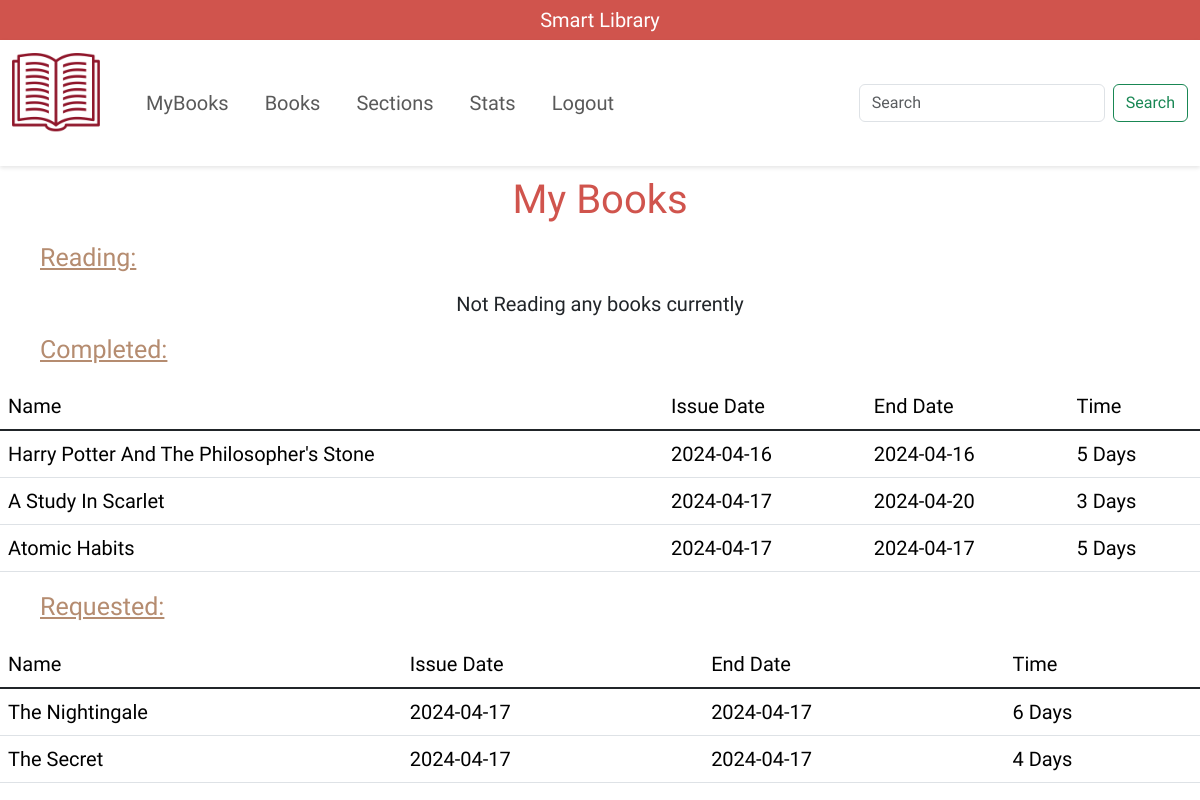
Page /my-books (signed in) on the committed database.
### application/models.py (models this page shows)
class Book_Issues(db.Model):
    issue_id = db.Column(db.Integer(), primary_key=True)
    issue_date = db.Column(db.Date(), nullable=False)
    end_date = db.Column(db.Date(), nullable=False)
    status = db.Column(db.String(), nullable=False, default="pending")
    user_id = db.Column(db.Integer(), ForeignKey('user.user_id'))
    book_id = db.Column(db.Integer(), ForeignKey('books.book_id'))
    user = relationship("User", backref="user_book_issues")
    book = relationship("Books", backref="book_book_issues")

class Books(db.Model):
    book_id = db.Column(db.Integer(), primary_key=True)
    name = db.Column(db.String(), nullable=False, unique=True)
    author = db.Column(db.String(), nullable=False)
    issue_time = db.Column(db.Integer(), nullable=False)
    genre = db.Column(db.String())
    pdf = db.Column(db.String())
    image = db.Column(db.String())
    content = db.Column(db.String())
    section_id = db.Column(db.Integer(), ForeignKey('section.section_id'))
    status = db.Column(db.Integer(), nullable=False, default=1)
    section = relationship("Section", backref="books")

### application/controllers.py (the view, shortened to what this page needs)
@app.route("/my-books")
def My_Books():
    if not session.get("name"):
        return redirect("/logout")
    user_id = session.get("user_id")
    all_reading = Book_Issues.query.filter_by(
        user_id=user_id, status="accepted").all()
    reading = []
    today = datetime.date.today()
    count = 0
    if count > 0:
        db.session.commit()
    read = Book_Issues.query.filter_by(
        user_id=user_id, status="completed").all()
    requested = Book_Issues.query.filter_by(
        user_id=user_id, status="pending").all()
    return render_template("user/my_books.html", reading=reading, read=read, requested=requested)

### templates/user/my_books.html (shortened to what this page needs)
<!DOCTYPE html>
<html lang="en">
<head>
</head>
<body>
    {% include "user/user_nav.html" %}
    <div class="heading">
        <h1>My Books</h1>
    </div>
    <div class="subheading">
        Reading:
    </div>
    {% if reading|length >0 %}
    <table class="table">
        <thead>
            <tr>
                <th scope="col">Name</th>
                <th scope="col">Issue Date</th>
                <th scope="col">End Date</th>
                <th scope="col">Time</th>
                <th scope="col">Read</th>
            </tr>
        </thead>
        <tbody class="table-group-divider">
            {% for book in reading %}
            <tr>
                <td scope="row">{{ book.book.name }}</td>
                <td>{{ book.issue_date }} </td>
                <td>{{ book.end_date }} </td>
                <td>{{ book.book.issue_time }} Days</td>
                <td><a href="/read/{{ book.book.book_id }}"><button class="btn btn-primary">Read</button></a></td>
            </tr>
            {% endfor %}
        </tbody>
    </table>
    {% else %}
    <h5 class="sub-message">Not Reading any books currently</h5>
    {% endif %}
    <div class="subheading">
        Completed:
    </div>
    {% if read|length >0 %}
    <table class="table">
        <thead>
            <tr>
                <th scope="col">Name</th>
                <th scope="col">Issue Date</th>
                <th scope="col">End Date</th>
                <th scope="col">Time</th>
            </tr>
        </thead>
        <tbody class="table-group-divider">
            {% for book in read %}
            <tr>
                <td scope="row">{{ book.book.name }}</td>
                <td>{{ book.issue_date }} </td>
                <td>{{ book.end_date }} </td>
                <td>{{ book.book.issue_time }} Days</td>
            </tr>
            {% endfor %}
        </tbody>
    </table>
    {% else %}
    <h5 class="sub-message">Not Completed any books yet</h5>
    {% endif %}
    <div class="subheading">
        Requested:
    </div>
    {% if requested|length >0 %}
    <table class="table">
        <thead>
            <tr>
                <th scope="col">Name</th>
                <th scope="col">Issue Date</th>
                <th scope="col">End Date</th>
                <th scope="col">Time</th>
            </tr>
        </thead>
        <tbody class="table-group-divider">
            {% for book in requested %}
            <tr>
                <td scope="row">{{ book.book.name }}</td>
                <td>{{ book.issue_date }} </td>
                <td>{{ book.end_date }} </td>
                <td>{{ book.book.issue_time }} Days</td>
            </tr>
            {% endfor %}
        </tbody>
    </table>
    {% else %}
    <h5 class="sub-message">Not Requested any book</h5>
    {% endif %}
</body>
</html>

### static/styles.css (style rules this page uses)
* { font-family: "Sedan", serif; font-weight: 400; font-style: normal; }
:root { --main-color: #82ae8b; --topic-red: #d0544d; }
.heading { text-align: center; margin: 10px 0px; color: var(--topic-red); }
table, th, tr, td { font-size: 20px; }
.subheading { font-size: 25px; margin: 15px 0px; padding: 0px 40px; color: #b58c70; text-decoration: underline; }
.sub-message { text-align: center; }

### rows in the picture
Book_Issues: book.name "Harry Potter And The Philosopher's Stone", issue_date "2024-04-16", end_date "2024-04-16", book.issue_time "5"
Book_Issues: book.name "A Study In Scarlet", issue_date "2024-04-17", end_date "2024-04-20", book.issue_time "3"
Book_Issues: book.name "Atomic Habits", issue_date "2024-04-17", end_date "2024-04-17", book.issue_time "5"
Book_Issues: book.name "The Nightingale", issue_date "2024-04-17", end_date "2024-04-17", book.issue_time "6"
Book_Issues: book.name "The Secret", issue_date "2024-04-17", end_date "2024-04-17", book.issue_time "4"
